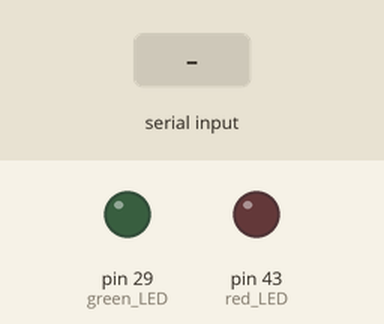
Recording of a sketch running on a simulated Arduino Mega 2560, built with avr-gcc and run on an emulated ATmega2560. Shown: output pins drawn as LEDs (lit = HIGH). Dashed ring = blinking. Inputs (shaded band) come from the test bench.

Above: at 1.2 s.
1.3 s: "X" received over Serial
At 1.7 s:
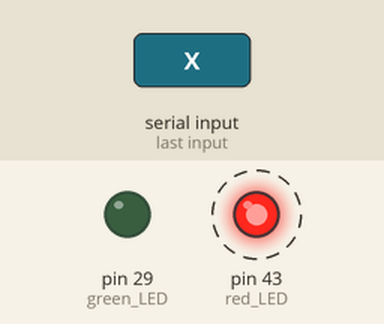
At 2.1 s:
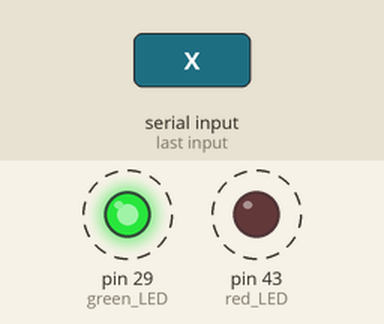
Timing chart, 0 to 10.3 s (numbered marks = the images above; inputs shaded):
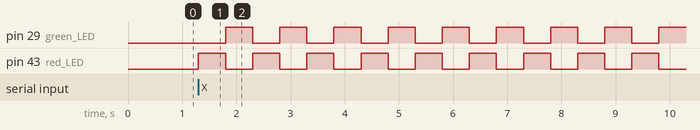

Measured:
- after the input at 1.3 s, pin 29 (green_LED): alternates HIGH for 0.50 s and LOW for 0.50 s, starting after 0.50 s; pin 43 (red_LED): alternates HIGH for 0.50 s and LOW for 0.50 s, starting at once

The sketch:

test.ino
```cpp
#define red_LED 43
#define green_LED 29

char incomingByte=0;
void setup() {
  // put your setup code here, to run once:
  Serial.begin(9600);
  pinMode(green_LED, OUTPUT);
    pinMode(red_LED, OUTPUT);
}

void loop() {
  // put your main code here, to run repeatedly:
  if(Serial.available() > 0)
  {
    incomingByte=Serial.read();
if (incomingByte == 'X')
    {
      while(incomingByte != 'x')
      {
        digitalWrite(red_LED, HIGH);
        digitalWrite(green_LED, LOW);
        delay(500);
        digitalWrite(red_LED, LOW);
        digitalWrite(green_LED, HIGH);
        delay(500);
        if(Serial.available() > 0)
          incomingByte = Serial.read();
      }
    }
      digitalWrite(red_LED, LOW);
      digitalWrite(green_LED, LOW);
      delay(10);
    }
}
```
